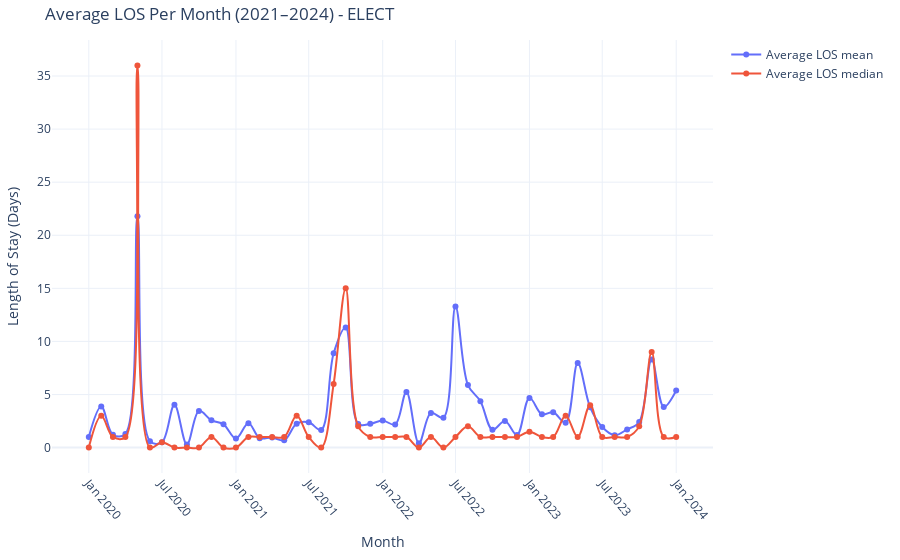

This figure's notebook cell:
### Code cell
import pandas as pd
import plotly.graph_objects as go


# Create the plot
fig = go.Figure()
fig.add_trace(
    go.Scatter(
        x=avg_los_month['month'],
        y=avg_los_month['Los'],
        mode='lines+markers',
        name='Average LOS mean',
        line=go.scatter.Line(shape='spline')
    )
)

fig.add_trace(
    go.Scatter(
        x=avg_los_month1['month'],
        y=avg_los_month1['Los'],
        mode='lines+markers',
        name='Average LOS median',
        line=go.scatter.Line(shape='spline')
    )
)

# Update layout
fig.update_layout(
    title='Average LOS Per Month (2021–2024) - ELECT',
    xaxis_title='Month',
    yaxis_title='Length of Stay (Days)',
    template='plotly_white',
    margin=dict(l=20, r=20, t=40, b=40),
    xaxis=dict(tickangle=50)
)

fig.show()
